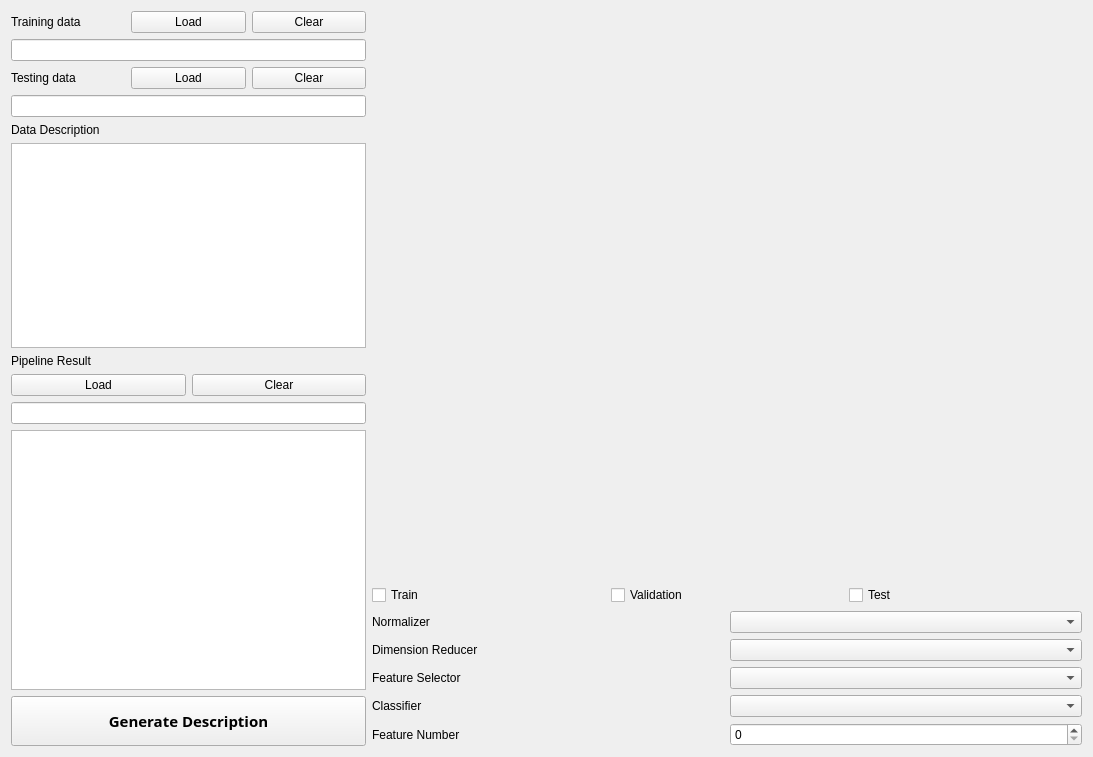
<?xml version="1.0" encoding="UTF-8"?>
<ui version="4.0">
 <class>Description</class>
 <widget class="QWidget" name="Description">
  <property name="geometry">
   <rect>
    <x>0</x>
    <y>0</y>
    <width>1093</width>
    <height>757</height>
   </rect>
  </property>
  <property name="windowTitle">
   <string>Description</string>
  </property>
  <layout class="QGridLayout" name="gridLayout_2">
   <item row="0" column="0">
    <layout class="QHBoxLayout" name="horizontalLayout_5" stretch="1,2">
     <item>
      <layout class="QVBoxLayout" name="verticalLayout_8" stretch="0,0,0">
       <item>
        <layout class="QVBoxLayout" name="verticalLayout">
         <item>
          <layout class="QVBoxLayout" name="verticalLayout_5">
           <item>
            <layout class="QVBoxLayout" name="verticalLayout_3">
             <item>
              <layout class="QHBoxLayout" name="horizontalLayout_2">
               <item>
                <widget class="QLabel" name="label">
                 <property name="text">
                  <string>Training data</string>
                 </property>
                </widget>
               </item>
               <item>
                <widget class="QPushButton" name="buttonLoadTrainingData">
                 <property name="text">
                  <string>Load</string>
                 </property>
                </widget>
               </item>
               <item>
                <widget class="QPushButton" name="buttonClearTrainingData">
                 <property name="text">
                  <string>Clear</string>
                 </property>
                </widget>
               </item>
              </layout>
             </item>
             <item>
              <widget class="QLineEdit" name="lineEditTrainingData">
               <property name="readOnly">
                <bool>true</bool>
               </property>
              </widget>
             </item>
            </layout>
           </item>
           <item>
            <layout class="QVBoxLayout" name="verticalLayout_4">
             <item>
              <layout class="QHBoxLayout" name="horizontalLayout_3">
               <item>
                <widget class="QLabel" name="label_2">
                 <property name="text">
                  <string>Testing data</string>
                 </property>
                </widget>
               </item>
               <item>
                <widget class="QPushButton" name="buttonLoadTestingData">
                 <property name="text">
                  <string>Load</string>
                 </property>
                </widget>
               </item>
               <item>
                <widget class="QPushButton" name="buttonClearTestingData">
                 <property name="text">
                  <string>Clear</string>
                 </property>
                </widget>
               </item>
              </layout>
             </item>
             <item>
              <widget class="QLineEdit" name="lineEditTestingData">
               <property name="readOnly">
                <bool>true</bool>
               </property>
              </widget>
             </item>
            </layout>
           </item>
          </layout>
         </item>
         <item>
          <layout class="QVBoxLayout" name="verticalLayout_6">
           <item>
            <widget class="QLabel" name="label_3">
             <property name="text">
              <string>Data Description</string>
             </property>
            </widget>
           </item>
           <item>
            <widget class="QTextEdit" name="textEditDataDescription"/>
           </item>
          </layout>
         </item>
        </layout>
       </item>
       <item>
        <layout class="QVBoxLayout" name="verticalLayout_2">
         <item>
          <widget class="QLabel" name="label_4">
           <property name="text">
            <string>Pipeline Result</string>
           </property>
          </widget>
         </item>
         <item>
          <layout class="QHBoxLayout" name="horizontalLayout">
           <item>
            <widget class="QPushButton" name="buttonLoadResult">
             <property name="text">
              <string>Load</string>
             </property>
            </widget>
           </item>
           <item>
            <widget class="QPushButton" name="buttonClearResult">
             <property name="text">
              <string>Clear</string>
             </property>
            </widget>
           </item>
          </layout>
         </item>
         <item>
          <widget class="QLineEdit" name="lineEditResultPath">
           <property name="readOnly">
            <bool>true</bool>
           </property>
          </widget>
         </item>
         <item>
          <widget class="QTextEdit" name="textEditDescription"/>
         </item>
        </layout>
       </item>
       <item>
        <widget class="QPushButton" name="buttonGenerate">
         <property name="minimumSize">
          <size>
           <width>0</width>
           <height>50</height>
          </size>
         </property>
         <property name="font">
          <font>
           <family>Adobe Devanagari</family>
           <pointsize>11</pointsize>
           <weight>75</weight>
           <bold>true</bold>
          </font>
         </property>
         <property name="text">
          <string>Generate Description</string>
         </property>
        </widget>
       </item>
      </layout>
     </item>
     <item>
      <layout class="QVBoxLayout" name="verticalLayout_7" stretch="15,1,5">
       <item>
        <widget class="MatplotlibWidget" name="canvasROC" native="true">
         <property name="minimumSize">
          <size>
           <width>400</width>
           <height>400</height>
          </size>
         </property>
        </widget>
       </item>
       <item>
        <layout class="QHBoxLayout" name="horizontalLayout_4">
         <item>
          <widget class="QCheckBox" name="checkROCTrain">
           <property name="text">
            <string>Train</string>
           </property>
          </widget>
         </item>
         <item>
          <widget class="QCheckBox" name="checkROCValidation">
           <property name="text">
            <string>Validation</string>
           </property>
          </widget>
         </item>
         <item>
          <widget class="QCheckBox" name="checkROCTest">
           <property name="text">
            <string>Test</string>
           </property>
          </widget>
         </item>
        </layout>
       </item>
       <item>
        <layout class="QGridLayout" name="gridLayout">
         <item row="2" column="0">
          <widget class="QLabel" name="label_8">
           <property name="text">
            <string>Feature Selector</string>
           </property>
          </widget>
         </item>
         <item row="2" column="1">
          <widget class="QComboBox" name="comboFeatureSelector"/>
         </item>
         <item row="4" column="0">
          <widget class="QLabel" name="label_10">
           <property name="text">
            <string>Feature Number</string>
           </property>
          </widget>
         </item>
         <item row="3" column="0">
          <widget class="QLabel" name="label_9">
           <property name="text">
            <string>Classifier</string>
           </property>
          </widget>
         </item>
         <item row="1" column="1">
          <widget class="QComboBox" name="comboDimensionReduction"/>
         </item>
         <item row="1" column="0">
          <widget class="QLabel" name="label_7">
           <property name="text">
            <string>Dimension Reducer</string>
           </property>
          </widget>
         </item>
         <item row="0" column="1">
          <widget class="QComboBox" name="comboNormalizer"/>
         </item>
         <item row="0" column="0">
          <widget class="QLabel" name="label_6">
           <property name="text">
            <string>Normalizer</string>
           </property>
          </widget>
         </item>
         <item row="3" column="1">
          <widget class="QComboBox" name="comboClassifier"/>
         </item>
         <item row="4" column="1">
          <widget class="QSpinBox" name="spinBoxFeatureNumber"/>
         </item>
        </layout>
       </item>
      </layout>
     </item>
    </layout>
   </item>
  </layout>
 </widget>
 <customwidgets>
  <customwidget>
   <class>MatplotlibWidget</class>
   <extends>QWidget</extends>
   <header location="global">MatplotlibWidget.h</header>
   <container>1</container>
  </customwidget>
 </customwidgets>
 <resources/>
 <connections/>
</ui>
